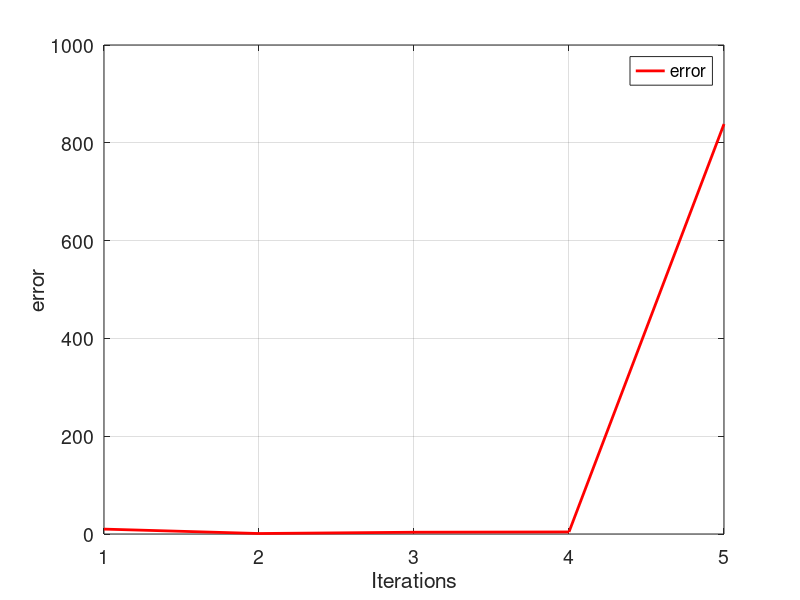

This figure's MATLAB source:
valor_in=0
i=1
e(i)=10


while(e(i) > 0.0001)
    if (i == 1)
        x(i) = valor_in;
    end
    fx= 3*(x(i)^2)-exp(x)
    fp_x= 6*(x(i))-exp(x)
   
x(i+1)= (x(i))-(fx / fp_x)
    i= i+1;
    
     

    x(i) = fx(i-1);
    e(i) = abs(x(i-1)-x(i));
    
    if (e(i) > 50);
        break;
    end
end

tamanio = size(e);
ite= 1:1:tamanio(2);

figure ('DefaultAxesFontsize', 14)
set (gcf, 'color', 'white');
plot(ite,e,'color',[1 0 0],'LineWidth',2);
grid on
hold on
xlabel('Iterations')
ylabel('error')
legend ('error')

